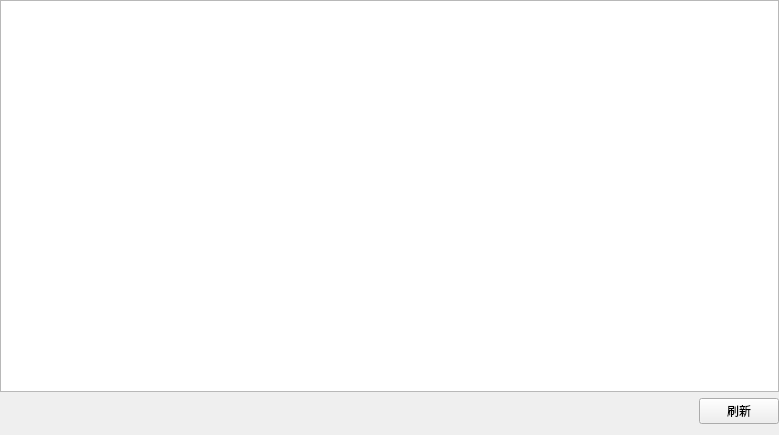
<?xml version="1.0" encoding="UTF-8"?>
<ui version="4.0">
 <class>UserListWidget</class>
 <widget class="QWidget" name="UserListWidget">
  <property name="geometry">
   <rect>
    <x>0</x>
    <y>0</y>
    <width>779</width>
    <height>435</height>
   </rect>
  </property>
  <property name="windowTitle">
   <string>Form</string>
  </property>
  <layout class="QVBoxLayout" name="verticalLayout">
   <property name="leftMargin">
    <number>0</number>
   </property>
   <property name="topMargin">
    <number>0</number>
   </property>
   <property name="rightMargin">
    <number>0</number>
   </property>
   <item>
    <widget class="QTableView" name="tableView"/>
   </item>
   <item>
    <layout class="QHBoxLayout" name="horizontalLayout">
     <item>
      <spacer name="horizontalSpacer">
       <property name="orientation">
        <enum>Qt::Horizontal</enum>
       </property>
       <property name="sizeHint" stdset="0">
        <size>
         <width>40</width>
         <height>20</height>
        </size>
       </property>
      </spacer>
     </item>
     <item>
      <widget class="QPushButton" name="refreshBtn">
       <property name="text">
        <string>刷新</string>
       </property>
      </widget>
     </item>
    </layout>
   </item>
  </layout>
 </widget>
 <resources/>
 <connections/>
</ui>
